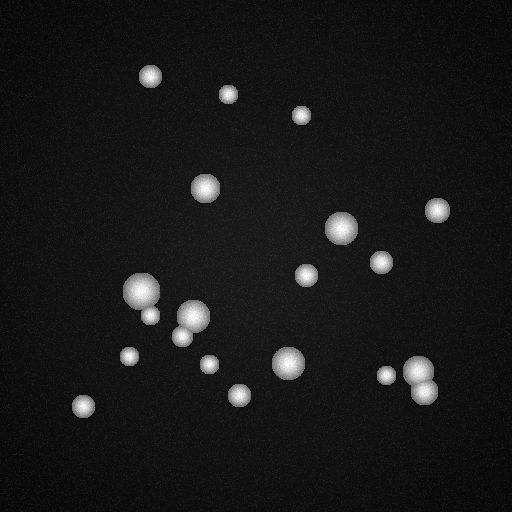
#> input picture examples/synthetic_data/frame_012.tif, 512 x 512 px
$ python -i detector.py   (imports and definitions only)
#> lines starting #> are read from the running program, lines starting #| are printed output that depends on the picture
"""
Fixed cell detection algorithms using OpenCV
"""

import numpy as np
import cv2
from typing import List, Tuple, Optional
from dataclasses import dataclass


@dataclass
class Cell:
    """Data class representing a detected cell"""
    x: float
    y: float
    width: float
    height: float
    area: float
    confidence: float
    mean_intensity: float = 0.0

    def to_array(self) -> np.ndarray:
        return np.array([self.x, self.y, self.width, self.height])

    # [6 lines left out: function get_bbox, not called in this run]


class CellDetector:
    """
    Fixed cell detection using multiple computer vision techniques
    """

    def __init__(self, min_size: int = 50, max_size: int = 500,
                 threshold: float = 0.7):
        self.min_size = min_size
        self.max_size = max_size
        self.threshold = threshold

    def detect(self, image: np.ndarray, method: str = 'blob') -> List[Cell]:
        """Detect cells in image"""
        if method == 'blob':
            return self._detect_blob(image)
        elif method == 'watershed':
            return self._detect_watershed(image)
        elif method == 'contour':
            return self._detect_contour(image)
        elif method == 'hybrid':
            return self._detect_hybrid(image)
        else:
            raise ValueError(f"Unknown detection method: {method}")

    def _preprocess_image(self, image: np.ndarray) -> np.ndarray:
        """
        Preprocess image for better cell detection

        This is the KEY FIX - proper preprocessing for bright cells on dark background
        """
        # Convert to uint8
        img_uint8 = (image * 255).astype(np.uint8)

        # Apply strong denoising
        denoised = cv2.GaussianBlur(img_uint8, (5, 5), 1.5)

        # Enhance contrast with CLAHE
        clahe = cv2.createCLAHE(clipLimit=3.0, tileGridSize=(8, 8))
        enhanced = clahe.apply(denoised)

        # Apply morphological operations to clean up
        kernel = cv2.getStructuringElement(cv2.MORPH_ELLIPSE, (3, 3))
        enhanced = cv2.morphologyEx(enhanced, cv2.MORPH_CLOSE, kernel)

        return enhanced

    def _detect_blob(self, image: np.ndarray) -> List[Cell]:
        """
        Detect cells using blob detection - FIXED VERSION
        """
        # Preprocess image
        img_preprocessed = self._preprocess_image(image)

        # Setup SimpleBlobDetector parameters - FIXED for bright blobs
        params = cv2.SimpleBlobDetector_Params()

        # Detect BRIGHT blobs (not dark ones!)
        params.filterByColor = True
        params.blobColor = 255  # Look for WHITE/BRIGHT blobs

        # Filter by area
        params.filterByArea = True
        params.minArea = self.min_size
        params.maxArea = self.max_size

        # Filter by circularity (cells are roughly circular)
        params.filterByCircularity = True
        params.minCircularity = 0.4  # Slightly more strict

        # Filter by convexity
        params.filterByConvexity = True
        params.minConvexity = 0.6  # More strict

        # Filter by inertia (roundness)
        params.filterByInertia = True
        params.minInertiaRatio = 0.3  # More strict

        # Create detector
        detector = cv2.SimpleBlobDetector_create(params)

        # Detect blobs
        keypoints = detector.detect(img_preprocessed)

        # Convert to Cell objects
        cells = []
        for kp in keypoints:
            size = kp.size

            cell = Cell(
                x=kp.pt[0],
                y=kp.pt[1],
                width=size,
                height=size,
                area=np.pi * (size / 2) ** 2,
                confidence=kp.response if kp.response > 0 else 0.8
            )

            # Calculate mean intensity
            x1, y1, x2, y2 = cell.get_bbox()
            x1 = max(0, x1)
            y1 = max(0, y1)
            x2 = min(image.shape[1], x2)
            y2 = min(image.shape[0], y2)

            if x2 > x1 and y2 > y1:
                cell.mean_intensity = np.mean(image[y1:y2, x1:x2])

            if cell.confidence >= self.threshold:
                cells.append(cell)

        return cells

    # [231 lines left out: functions _detect_watershed, _detect_contour, _detect_hybrid, _non_max_suppression, _calculate_iou, not called in this run]


>>> import cv2
>>> picture = cv2.imread('../examples/synthetic_data/frame_012.tif')
#> picture is the input picture: shape (512, 512, 3); min 7, max 255, mean 24.1
>>> result = CellDetector().detect(picture)
#> in _preprocess_image, `img_uint8 = (image * 255).astype(np.uint8)`:
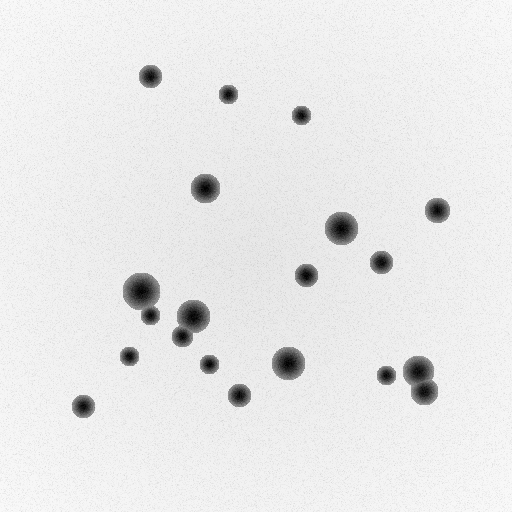
#> img_uint8: shape (512, 512, 3); min 1, max 249, mean 231.9
#> (the run stopped early here; a loop or call above may not have finished)

$ run again, on examples/synthetic_data/frame_041.tif
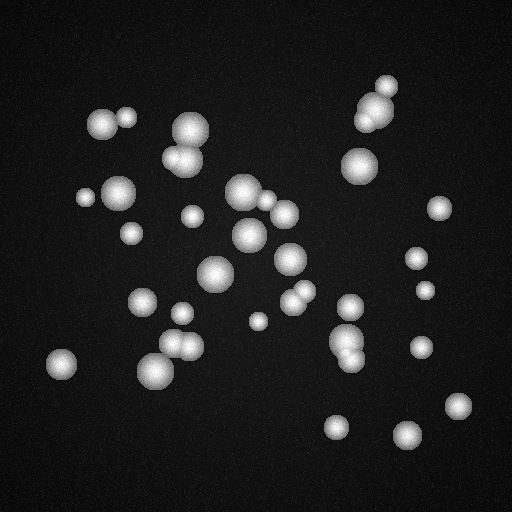
#> input picture examples/synthetic_data/frame_041.tif, 512 x 512 px
#> picture is the input picture: shape (512, 512, 3); min 7, max 255, mean 31.8
#> in _preprocess_image, `img_uint8 = (image * 255).astype(np.uint8)`:
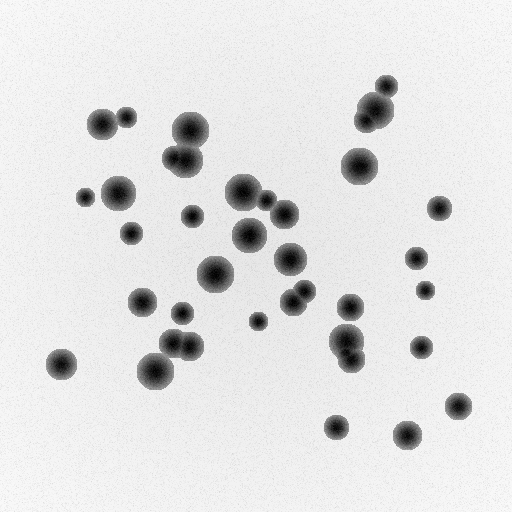
#> img_uint8: shape (512, 512, 3); min 1, max 249, mean 224.2
